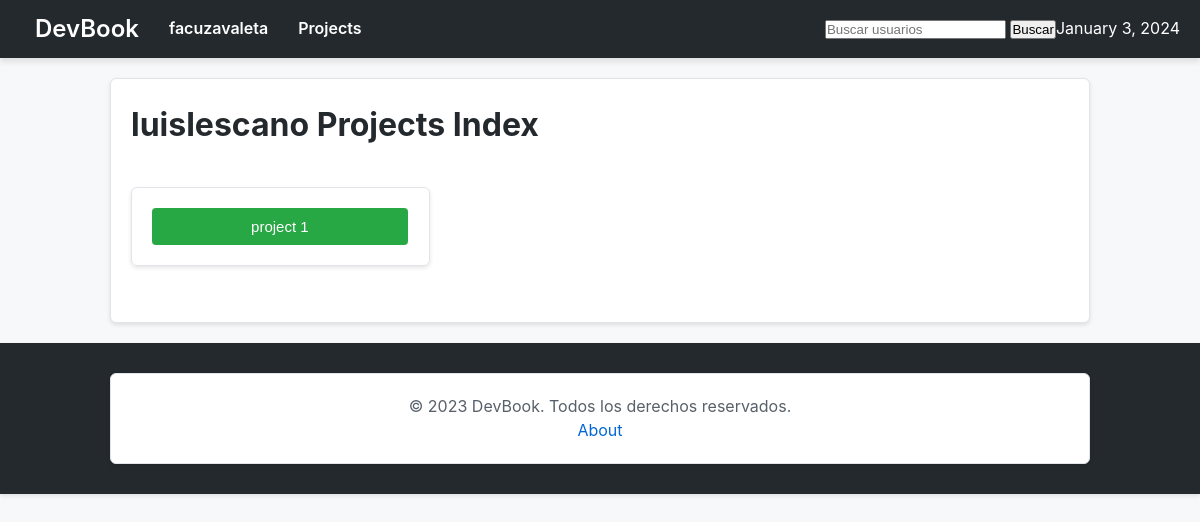
The page /luislescano/projects/ (signed in) on the database its author committed.
### users/models.py (models this page shows, shortened)
class CustomUser(AbstractUser):
    email = models.EmailField(unique=True)
    bio = models.TextField(max_length=500, blank=True)
    image = models.ImageField(upload_to='profile_images/', null=True, blank=True)
    followers = models.ManyToManyField('self', symmetrical=False, related_name='following', blank=True)

### projects/models.py (models this page shows, shortened)
class Project(models.Model):
    user = models.ForeignKey(CustomUser, on_delete=models.CASCADE)
    title = models.CharField(max_length=25)
    description = models.TextField()
    link = models.URLField(blank=True, null=True)
    repository_link = models.URLField(blank=True, null=True)
    image = models.ImageField(upload_to='project_images/', blank=True, null=True)
    created_at = models.DateTimeField(default=timezone.now)
    modified_at = models.DateTimeField(auto_now=True)

### projects/views.py (the view)
# urls.py: path('', projects_index, name='projects_index'),
@login_required(login_url='login')
def projects_index(request, username):
    user = get_object_or_404(CustomUser, username=username)
    is_owner = request.user == user
    user_projects = Project.objects.filter(user__username=username).order_by('-created_at')
    return render(request, 'projects/projects_index.html', {'username': username, 'is_owner': is_owner, 'user_projects': user_projects})

### devbook/context_processors.py (called while the page is built)
def current_datetime(request):
    return {'current_datetime': datetime.now()}

### projects/templates/projects/projects_index.html
{% extends 'base.html' %}
{% block page_content %}
{% if is_owner %}
    <div class="my-projects">
        <h1>Mis proyectos</h1>
        <button class="enter-btn"><a href="{% url 'create_project' username=username %}">Create New Project</a></button>
    </div>
{% else %}
    <h1>{{ username }} Projects Index</h1>
{% endif %}
{% if user_projects %}
<div class="user-projects">
    <ul class="project-grid">
        {% for project in user_projects %}
            <li>
                <div class="project-card">
                    <button class="comment-btn"><a href="{% url 'project_detail' username=username project_id=project.id %}">{{ project.title }}</a></button>
                </div>
            </li>
        {% endfor %}
    </ul>
</div>
{% else %}
    <p>No projects created</p>
{% endif %}
{% endblock %}

### devbook/templates/base.html (shortened to what this page needs)
<!DOCTYPE html>
<html lang="en">
<head>
    {% load static %}
    <link rel="stylesheet" href="{% static 'css/styles.css' %}">
</head>
<body>
    <nav>
        <div>
            <h1><a href="{% url 'landing' %}">DevBook</a></h1>
            {% if user.is_authenticated %}
                <a href="{% url 'home' username=request.user.username %}">{{ request.user.username }}</a>
            {% endif %}
            {% if '/projects/' in request.path %}
                <a href="{% url 'projects_index' username=request.user.username %}">Projects</a>
            {% endif %}
            <form method="get" action="{% url 'user_search' %}">
                <input type="text" name="q" placeholder="Buscar usuarios">
                <button type="submit">Buscar</button>
            </form>
            <p>{{ current_datetime|date:"F j, Y" }}</p>
        </div>
    </nav>
    <div class="container">
        {% block page_content %}
        {% endblock %}
    </div>
    <footer>
        <div class="container">
            <p>&copy; 2023 DevBook. Todos los derechos reservados.</p>
            <a href="{% url 'about' %}">About</a>
        </div>
    </footer>
</body>
</html>

### static/css/styles.css (style rules this page uses)
body, h1, h2, h3, p, a, button, form, input { margin: 0; padding: 0; box-sizing: border-box; text-decoration: none; }
body { font-family: -apple-system, BlinkMacSystemFont, 'Segoe UI', Roboto, 'Helvetica Neue', Arial, sans-serif; background-color: #f6f8fa; color: #24292e; line-height: 1.6; }
nav { background-color: #24292e; color: #ffffff; padding: 10px 20px; box-shadow: 0 4px 6px rgba(0, 0, 0, 0.1); }
nav div { display: flex; justify-content: space-between; align-items: center; }
nav div a { color: #ffffff; text-decoration: none; margin: 0 15px; font-weight: 600; }
nav div form { margin-left: auto; }
.container { max-width: 980px; margin: 20px auto; background-color: #ffffff; padding: 20px; border: 1px solid #e1e4e8; border-radius: 6px; box-shadow: 0 2px 4px rgba(0, 0, 0, 0.1); }
.container p { color: #586069; line-height: 1.5; }
.container a { color: #0366d6; text-decoration: none; }
.container button { background-color: #28a745; color: #ffffff; padding: 10px 15px; border: none; border-radius: 4px; cursor: pointer; font-size: 15px; transition: background-color 0.3s ease; }
.comment-btn, .code-btn, .enter-btn { background-color: #4caf50; color: white; padding: 10px 15px; border: none; border-radius: 5px; cursor: pointer; text-decoration: none; display: inline-block; }
.user-projects { display: grid; }
.user-projects button a { color: #ffffff; text-decoration: none; }
.user-projects { margin: 20px 0; }
.project-grid { display: grid; grid-template-columns: repeat(auto-fill, minmax(250px, 1fr)); gap: 20px; list-style: none; padding: 0; }
.project-card { border: 1px solid #e1e4e8; border-radius: 6px; overflow: hidden; box-shadow: 0 2px 4px rgba(0, 0, 0, 0.1); }
.comment-btn { width: calc(100% - 14%); background-color: #4caf50; color: white; padding: 15px; border: none; border-radius: 0; cursor: pointer; text-align: center; text-decoration: none; display: block; margin: 20px; transition: background-color 0.3s ease; }
.project-card .comment-btn { margin: 20px; }
footer { background-color: #24292e; color: #ffffff; padding: 10px 20px; text-align: center; bottom: 0; width: 100%; box-shadow: 0 2px 4px rgba(0, 0, 0, 0.1); box-sizing: border-box; }
footer p { margin: 0; }
.container { margin-bottom: 20px; box-sizing: border-box; }

### rows shown on the page
CustomUser: user.username "facuzavaleta"
CustomUser: username "luislescano"
Project: title "project 1"
